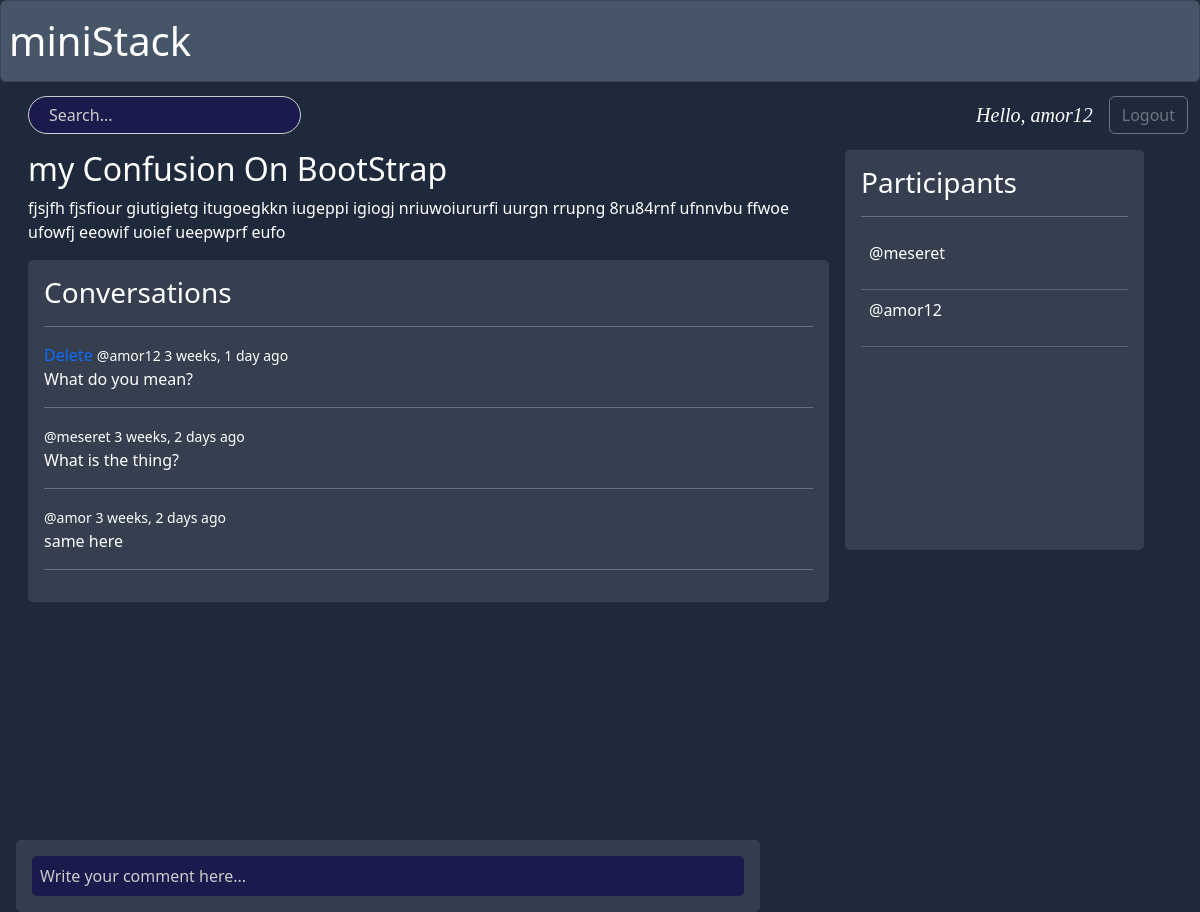
/post/2/ (signed in), run on the app's committed database.
### base/models.py (models this page shows, shortened)
class Post(models.Model):
    user=models.ForeignKey(User, on_delete=models.SET_NULL,null=True)
    title=models.ForeignKey(Title, on_delete=models.SET_NULL,null=True)
    name=models.CharField(max_length=300)
    description=models.TextField(null=True,blank=True)
    participant=models.ManyToManyField(User,related_name='participants',blank=True)
    updated=models.DateTimeField(auto_now=True)
    created=models.DateTimeField(auto_now_add=True)
    class Meta:
        ordering=['-updated','-created']

class Message (models.Model):
    user= models.ForeignKey(User, on_delete=models.CASCADE)
    post=models.ForeignKey(Post, on_delete=models.CASCADE)
    body = models.TextField()
    updated=models.DateTimeField(auto_now=True)
    created=models.DateTimeField(auto_now_add=True)
    class Meta:
        ordering=['-updated','-created']

### base/views.py (the view, shortened to what this page needs)
# urls.py: path('post/<str:pk>/',views.post, name='post'),
def post(request,pk):
    post=Post.objects.get(id=pk)
    comments= post.message_set.all()
    participants=post.participant.all()
    context = {'post':post,'comments':comments,'participants':participants}
    return render(request,'base/post.html',context)

### base/templates/base/post.html (shortened to what this page needs)
{% extends 'main.html' %} {% block content %}
<div class="container">
  <div class="content">
    <h2>{{ post.name }}</h2>
    <p>{{ post.description }}</p>
    <div class="wrapper">
      <h3>Conversations</h3>
      <hr />
      {% for comment in comments %}
      <div>
        {% if request.user == comment.user %}
        <a href="{% url 'deletecomment' comment.id %}">Delete</a>
        {% endif %}
        <small>@{{ comment.user }} {{ comment.created|timesince }} ago</small>
        <p>{{ comment.body }}</p>
        <hr />
      </div>
      {% endfor %}
    </div>
  </div>
  <div class="participants">
    <h3>Participants</h3>
    <hr />
    {% for participant in participants %}
    <div class="participant">
      <p>@{{ participant.username }}</p>
    </div>
    {% endfor %}
  </div>
</div>
{% if request.user.is_authenticated %}
<div class="comment">
  <form method="POST" action="">
    <input type="text" name="body" placeholder="Write your comment here..." />
  </form>
</div>
{% endif %} {% endblock %}

### templates/navbar.html
<div class="container-fluid d-flex justify-content-between">
  <form method="GET" action="" class="d-flex ms-3" role="search">
    <input
      class="form-control custom-search-input"
      type="text"
      name="q"
      placeholder="Search..."
      aria-label="Search"
      style="width: 100%; padding: 12px 20px; border-radius: 30px; border: 1px solid #ccc" />
  </form>
  <div class="d-flex align-items-center ms-auto">
    {% if request.user.is_authenticated %} {% csrf_token %}
    <p class="mb-0 me-3 fs-5 fst-italic" style="font-family: 'Merriweather', serif">Hello, {{request.user}}</p>
    <a class="btn btn-outline-secondary" href="{% url 'logout' %}">Logout</a>
    {% else %}
    <a href="{% url 'login' %}" class="btn btn-outline-secondary">Login</a>
    {% endif %}
  </div>
</div>

### templates/main.html (style rules this page uses)
a:link { text-decoration: none; }
* { scrollbar-width: thin; scrollbar-color: rgb(71 85 105); rgb(46, 16, 101); }

### base/templates/base/post.html (style rules this page uses)
body { background-color: #070738; color: whitesmoke; height: 100vh; margin: 0; display: flex; flex-direction: column; }
.container { display: flex; flex: 1; margin: 1rem; overflow: hidden; }
.content { flex: 3; padding-right: 1rem; overflow-y: auto; }
.wrapper { padding: 1rem; background-color: rgba(255, 255, 255, 0.1); border-radius: 5px; max-height: 60vh; overflow-y: auto; }
.participants { max-height: 400px; overflow-y: auto; flex: 1; padding: 1rem; background-color: rgba(255, 255, 255, 0.1); border-radius: 5px; }
.participants h3 { margin-top: 0; }
.participant { padding: 0.5rem; border-bottom: 1px solid rgba(255, 255, 255, 0.2); transition: background-color 0.3s; }
.comment { position: fixed; bottom: 0; left: 1rem; right: 27.5rem; padding: 1rem; background-color: rgba(255, 255, 255, 0.1); border-radius: 5px; z-index: 1000; }
input[type="text"] { width: 100%; padding: 0.5rem; border: none; border-radius: 5px; background-color: #1a1a4d; color: white; }
input[type="text"]::placeholder { color: #ccc; }

### data on the page
Post: name "my Confusion On BootStrap", description "fjsjfh fjsfiour giutigietg itugoegkkn iugeppi igiogj nriuwoiururfi uurgn rrupng 8ru84rnf ufnnvbu ffwoe ufowfj eeowif uoief ueepwprf eufo"
Message: shows "Delete", user "amor12", created "3 weeks, 1 day", body "What do you mean?"
Message: user "meseret", created "3 weeks, 2 days", body "What is the thing?"
Message: user "amor", created "3 weeks, 2 days", body "same here"

### other printed values
{{ request.user }} "amor12"
{{ participant.username }} "meseret"
{{ participant.username }} "amor12"
